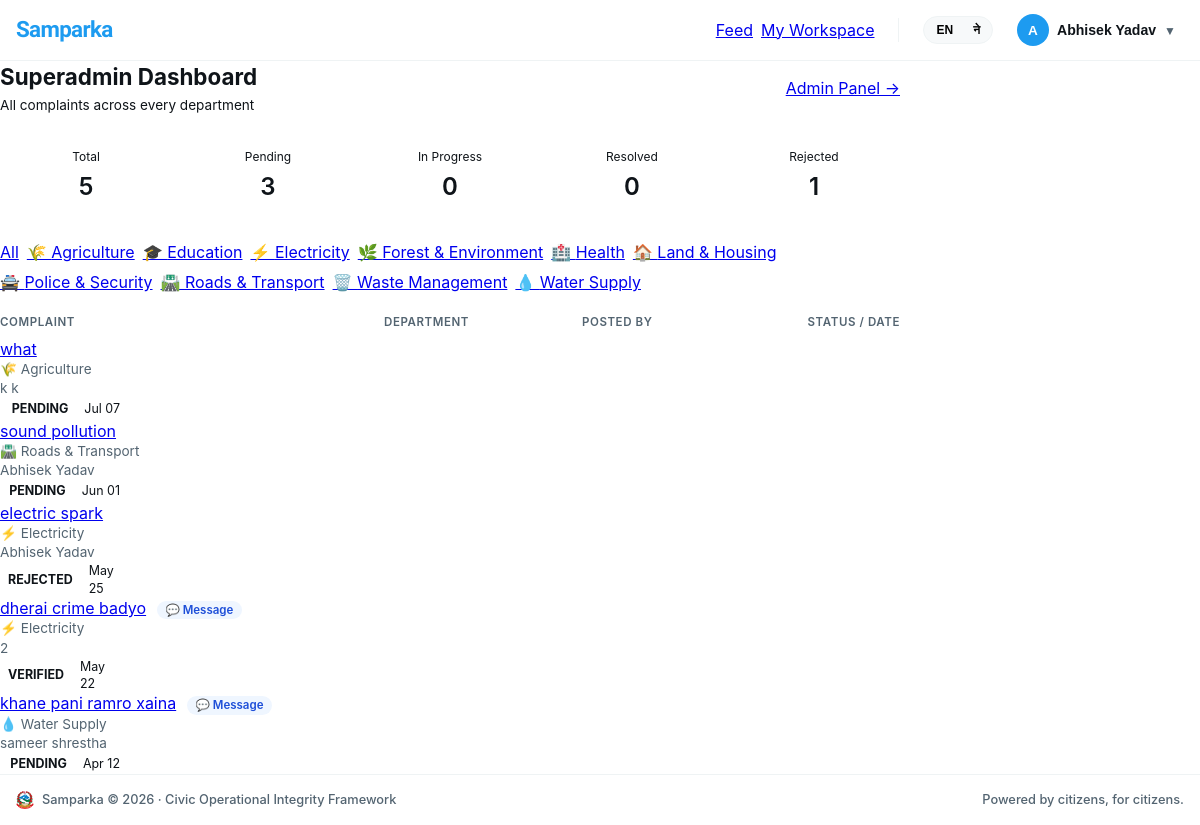
Screenshot of /accounts/superadmin/ (signed in) with the database file from the repository.
### accounts/models.py (models this page shows, shortened)
class User(AbstractUser):
    avatar = models.ImageField(upload_to='avatars/', null=True, blank=True)
    bio = models.TextField(max_length=300, blank=True)
    district = models.CharField(max_length=100, blank=True)
    ward = models.CharField(max_length=100, blank=True)
    phone = models.CharField(max_length=15, blank=True)
    is_verified = models.BooleanField(default=False)
    role = models.CharField(          # ← now inside the class
        max_length=20,
        choices=ROLE_CHOICES,
        default="user"
    )
    @property
    def display_name(self):
        if self.first_name:
            return f"{self.first_name} {self.last_name}".strip()
        return self.username

### departments/models.py (models this page shows, shortened)
class Department(models.Model):
    name = models.CharField(
        max_length=100,
        unique=True
    )
    name_ne = models.CharField(
        max_length=100,
        blank=True,
        help_text='Nepali name of the department (optional)'
    )
    slug = models.SlugField(
        unique=True
    )
    description = models.TextField(
        blank=True
    )
    icon = models.CharField(
        max_length=50,
        default='🏛️',
        help_text='Emoji icon for the department'
    )
    color = models.CharField(
        max_length=7,
        default='#3B82F6',
        help_text='Hex color for department badge'
    )
    is_active = models.BooleanField(
        default=True
    )
    created_at = models.DateTimeField(
        auto_now_add=True
    )
    class Meta:
        ordering = ['name']

### complaints/models.py (models this page shows, shortened)
class Complaint(models.Model):
    STATUS_PENDING = 'pending'
    STATUS_VERIFIED = 'verified'
    STATUS_IN_PROGRESS = 'in_progress'
    STATUS_SOLVED = 'solved'
    STATUS_REJECTED = 'rejected'
    STATUS_CHOICES = [
        (STATUS_PENDING, _('Pending')),
        (STATUS_VERIFIED, _('Verified')),
        (STATUS_IN_PROGRESS, _('In Progress')),
        (STATUS_SOLVED, _('Solved')),
        (STATUS_REJECTED, _('Rejected')),
    ]
    STATUS_COLORS = {
        STATUS_PENDING: '#F59E0B',
        STATUS_VERIFIED: '#3B82F6',
        STATUS_IN_PROGRESS: '#8B5CF6',
        STATUS_SOLVED: '#10B981',
        STATUS_REJECTED: '#EF4444',
    }
    PRIORITY_CHOICES = [
        ('low', _('Low')),
        ('medium', _('Medium')),
        ('high', _('High')),
        ('urgent', _('Urgent')),
    ]
    priority = models.CharField(max_length=10, choices=PRIORITY_CHOICES, default='medium')
    due_date = models.DateField(null=True, blank=True)
    author = models.ForeignKey(settings.AUTH_USER_MODEL, on_delete=models.CASCADE, related_name='complaints')
    department = models.ForeignKey(Department, on_delete=models.SET_NULL, null=True, related_name='complaints')
    title = models.CharField(max_length=200)
    description = models.TextField()
    status = models.CharField(max_length=20, choices=STATUS_CHOICES, default=STATUS_PENDING)
    location_name = models.CharField(max_length=200, blank=True, help_text='Human readable location name')
    latitude = models.DecimalField(max_digits=9, decimal_places=6, null=True, blank=True)
    longitude = models.DecimalField(max_digits=9, decimal_places=6, null=True, blank=True)
    upvotes = models.ManyToManyField(settings.AUTH_USER_MODEL, through='Vote', related_name='voted_complaints', blank=True)
    view_count = models.PositiveIntegerField(default=0)
    admin_note = models.TextField(blank=True, help_text='Internal note from admin (not shown to public)')
    is_anonymous = models.BooleanField(default=False)
    created_at = models.DateTimeField(auto_now_add=True)
    updated_at = models.DateTimeField(auto_now=True)
    class Meta:
        ordering = ['-created_at']
    def get_absolute_url(self):
        return reverse('complaints:detail', kwargs={'pk': self.pk})

### accounts/views.py (the view)
# urls.py: path('superadmin/',                         views.superadmin_dashboard,  name='superadmin_dashboard'),
@login_required
def superadmin_dashboard(request):
    from messaging.models import Conversation
    complaints = Complaint.objects.all().select_related('department', 'author')
    selected_dept = request.GET.get('dept')
    if selected_dept:
        complaints = complaints.filter(department_id=selected_dept)
    complaints_with_messages = set(
        Conversation.objects.filter(is_closed=False)
        .exclude(complaint=None)
        .values_list('complaint_id', flat=True)
    )
    return render(request, "complaints/superadmin.html", {
        "complaints": complaints.order_by('-created_at'),
        "departments": Department.objects.all(),
        "selected_dept": selected_dept,
        "complaints_with_messages": complaints_with_messages,
        "total":             Complaint.objects.count(),
        "pending_count":     Complaint.objects.filter(status='pending').count(),
        "in_progress_count": Complaint.objects.filter(status='in_progress').count(),
        "resolved_count":    Complaint.objects.filter(status='resolved').count(),
        "rejected_count":    Complaint.objects.filter(status='rejected').count(),
    })

### complaints/templates/complaints/superadmin.html (shortened to what this page needs)
{% extends 'base.html' %}
{% load humanize %}
{% load i18n %}
{% block content %}
<div class="container" style="max-width:900px;">
  <div style="display:flex; align-items:center; justify-content:space-between; margin-bottom:1.25rem;">
    <div>
      <h1 style="font-family:var(--font); font-size:1.4rem; margin:0 0 4px;">{% trans "Superadmin Dashboard" %}</h1>
      <p class="text-muted" style="font-size:0.85rem; margin:0;">{% trans "All complaints across every department" %}</p>
    </div>
    <a href="{% url 'admin:index' %}" class="btn btn-ghost btn-sm">{% trans "Admin Panel →" %}</a>
  </div>
  <div style="display:grid; grid-template-columns:repeat(5,1fr); gap:10px; margin-bottom:1.5rem;">
    <div class="card" style="padding:0.85rem; text-align:center;">
      <div class="text-muted" style="font-size:0.75rem; margin-bottom:4px;">{% trans "Total" %}</div>
      <div style="font-size:1.5rem; font-weight:600;">{{ total }}</div>
    </div>
    <div class="card" style="padding:0.85rem; text-align:center;">
      <div class="text-muted" style="font-size:0.75rem; margin-bottom:4px;">{% trans "Pending" %}</div>
      <div style="font-size:1.5rem; font-weight:600; color:var(--warning);">{{ pending_count }}</div>
    </div>
    <div class="card" style="padding:0.85rem; text-align:center;">
      <div class="text-muted" style="font-size:0.75rem; margin-bottom:4px;">{% trans "In Progress" %}</div>
      <div style="font-size:1.5rem; font-weight:600; color:var(--info);">{{ in_progress_count }}</div>
    </div>
    <div class="card" style="padding:0.85rem; text-align:center;">
      <div class="text-muted" style="font-size:0.75rem; margin-bottom:4px;">{% trans "Resolved" %}</div>
      <div style="font-size:1.5rem; font-weight:600; color:var(--success);">{{ resolved_count }}</div>
    </div>
    <div class="card" style="padding:0.85rem; text-align:center;">
      <div class="text-muted" style="font-size:0.75rem; margin-bottom:4px;">{% trans "Rejected" %}</div>
      <div style="font-size:1.5rem; font-weight:600; color:var(--danger);">{{ rejected_count }}</div>
    </div>
  </div>
  <div style="display:flex; gap:8px; flex-wrap:wrap; margin-bottom:1.25rem;">
    <a href="?" class="btn {% if not selected_dept %}btn-primary{% else %}btn-ghost{% endif %} btn-sm">{% trans "All" %}</a>
    {% for dept in departments %}
    <a href="?dept={{ dept.id }}"
       class="btn {% if selected_dept == dept.id|stringformat:'s' %}btn-primary{% else %}btn-ghost{% endif %} btn-sm">
      {{ dept.icon }} {{ dept.name }}
    </a>
    {% endfor %}
  </div>
  <div style="display:flex; gap:12px; padding:0 0 8px; font-size:0.72rem; font-weight:600; color:var(--text-muted); text-transform:uppercase; letter-spacing:0.05em; border-bottom:1px solid var(--border);">
    <span style="flex:2;">{% trans "Complaint" %}</span>
    <span style="flex:1;">{% trans "Department" %}</span>
    <span style="flex:1;">{% trans "Posted by" %}</span>
    <span style="width:120px; text-align:right;">{% trans "Status / Date" %}</span>
  </div>
  <div class="my-list">
    {% for complaint in complaints %}
    <div class="my-item" style="gap:12px;">
      <div style="flex:2; min-width:0;">
        <div class="my-item-title">
  <a href="{{ complaint.get_absolute_url }}">{{ complaint.title }}</a>
  {% if complaint.pk in complaints_with_messages %}
  <a href="{% url 'messaging:inbox' %}" style="background:#EFF6FF; color:#1D4ED8; padding:0.15rem 0.55rem; border-radius:999px; font-size:0.72rem; font-weight:600; text-decoration:none; margin-left:6px;">
    💬 {% trans "Message" %}
  </a>
  {% endif %}
</div>
      </div>
      <div style="flex:1; font-size:0.85rem; color:var(--text-muted);">
        {% if complaint.department %}{{ complaint.department.icon }} {{ complaint.department.name }}{% else %}—{% endif %}
      </div>
      <div style="flex:1; font-size:0.85rem; color:var(--text-muted);">
        {% if complaint.is_anonymous %}{% trans "Anonymous" %}{% else %}{{ complaint.author.display_name }}{% endif %}
      </div>
      <div style="width:120px; display:flex; align-items:center; justify-content:flex-end; gap:8px;">
        <span class="status-badge status-{{ complaint.status }}">{{ complaint.get_status_display }}</span>
        <span class="text-muted" style="font-size:0.78rem;">{{ complaint.created_at|date:"M d" }}</span>
      </div>
    </div>
    {% empty %}
    <div class="empty-state">
      <div class="empty-icon">📭</div>
      <p>{% trans "No complaints found." %}</p>
    </div>
    {% endfor %}
  </div>
</div>
{% endblock %}

### templates/base.html (shortened to what this page needs)
<!DOCTYPE html>
<html lang="{{ LANGUAGE_CODE }}">
<head>
  {% load static %}
  {% load i18n %}
  <link rel="stylesheet" href="https://unpkg.com/leaflet@1.9.4/dist/leaflet.css" />
  <link rel="stylesheet" href="{% static 'css/main.css' %}?v=105" />
  <link rel="stylesheet" href="{% static 'css/footer.css' %}?v=105" />
</head>
<body>
{% get_current_language as CURRENT_LANGUAGE %}
<div class="x-app-wrapper" style="display: flex; flex-direction: column; min-height: 100vh;">
  <header class="x-global-header">
    <div class="x-header-inner">
      <a href="{% url 'complaints:feed' %}" class="x-header-brand" style="text-decoration: none;">
        <span class="x-brand-text" style="font-family: 'Sora', sans-serif; font-weight: 800; font-size: 1.4rem; letter-spacing: -0.03em; color: var(--accent-blue, #1d9bf0);">
          {% if CURRENT_LANGUAGE == 'ne' %}सम्पर्क{% else %}Samparka{% endif %}
        </span>
      </a>
      <div class="x-header-links">
        <nav style="display: flex; align-items: center; gap: 8px;">
          <a href="{% url 'complaints:feed' %}" class="x-nav-item {% if request.resolver_match.app_name == 'complaints' and request.resolver_match.url_name == 'feed' %}active{% endif %}">{% trans "Feed" %}</a>
          {% if user.is_authenticated %}
            <a href="{% url 'complaints:my_complaints' %}" class="x-nav-item {% if request.resolver_match.url_name == 'my_complaints' %}active{% endif %}">{% trans "My Workspace" %}</a>
          {% endif %}
        </nav>
        <div class="x-header-actions-group">
          <form action="{% url 'set_language' %}" method="post" class="lang-switch" id="lang-form-master" style="margin: 0;">
            <div class="x-lang-toggle" style="display: flex; background: var(--bg-subtle, #f7f9fa); padding: 2px; border-radius: 999px; border: 1px solid var(--border-color, #eff3f4);">
              <button type="button" class="btn-lang {% if CURRENT_LANGUAGE == 'en' %}active{% endif %}" style="border: none; background: transparent; padding: 4px 10px; font-size: 0.75rem; font-weight: 700; border-radius: 999px; cursor: pointer;" onclick="switchLanguage(this, 'en')">EN</button>
              <button type="button" class="btn-lang {% if CURRENT_LANGUAGE == 'ne' %}active{% endif %}" style="border: none; background: transparent; padding: 4px 10px; font-size: 0.75rem; font-weight: 700; border-radius: 999px; cursor: pointer;" onclick="switchLanguage(this, 'ne')">ने</button>
            </div>
          </form>
          {% if user.is_authenticated %}
            <div class="nav-user-menu">
              <button class="nav-user-btn" onclick="toggleUserMenu(this, event)" style="background: none; border: none; display: flex; align-items: center; gap: 8px; cursor: pointer; padding: 4px 8px; border-radius: 999px; transition: background 0.2s;" onmouseover="this.style.background='var(--bg-subtle)'" onmouseout="this.style.background='none'">
                {% if user.avatar %}
                  <img src="{{ user.avatar.url }}" alt="{{ user.username }}" style="width: 32px; height: 32px; border-radius: 50%; object-fit: cover; border: 1px solid var(--border-color);" />
                {% else %}
                  <span style="width: 32px; height: 32px; border-radius: 50%; background: var(--accent-blue, #1d9bf0); display: inline-flex; align-items: center; justify-content: center; font-weight: 800; color: #ffffff; font-size: 0.85rem;">{{ user.username|first|upper }}</span>
                {% endif %}
                <span class="nav-username" style="font-weight: 700; font-size: 0.88rem; color: var(--text-main, #0f1419); max-width: 110px; overflow: hidden; text-overflow: ellipsis; white-space: nowrap;">{{ user.display_name }}</span>
                <span style="font-size: 0.75rem; color: var(--text-muted); padding-top: 2px;">▼</span>
              </button>
            </div>
          {% endif %}
        </div>
      </div>
    </div>
  </header>
  <main class="main-content" style="flex: 1 0 auto; display: flex; flex-direction: column;">
    {% block content %}{% endblock %}
  </main>
  <footer class="footer" style="background-color: #ffffff; border-top: 1px solid var(--border-color, #eff3f4); padding: 16px 0; flex-shrink: 0;">
    <div class="container footer-inner" style="max-width: 1250px; margin: 0 auto; padding: 0 16px; display: flex; align-items: center; justify-content: space-between; font-size: 0.8rem; color: var(--text-muted, #536471);">
      <div style="display: flex; align-items: center; gap: 8px;">
        <img src="/media/complaints/images/nepal-emblem.png" alt="{% trans 'Nepal Emblem' %}" width="18" height="18" style="object-fit: contain;">
        <span style="font-weight: 500;">Samparka &copy; 2026 &middot; {% trans "Civic Operational Integrity Framework" %}</span>
      </div>
      <div style="font-weight: 500;">{% trans "Powered by citizens, for citizens." %}</div>
    </div>
  </footer>
</div>
</body>
</html>

### rows the page displays
User: username|first "A", display_name "Abhisek Yadav"
Department: icon "🌾", name "Agriculture"
Department: icon "🎓", name "Education"
Department: icon "⚡", name "Electricity"
Department: icon "🌿", name "Forest & Environment"
Department: icon "🏥", name "Health"
Department: icon "🏠", name "Land & Housing"
Department: icon "🚔", name "Police & Security"
Department: icon "🛣️", name "Roads & Transport"
Department: icon "🗑️", name "Waste Management"
Department: icon "💧", name "Water Supply"
Complaint: title "what", department.icon "🌾", department.name "Agriculture", author.display_name "k k", status "PENDING", created_at "Jul 07"
Complaint: title "sound pollution", department.icon "🛣️", department.name "Roads & Transport", author.display_name "Abhisek Yadav", status "PENDING", created_at "Jun 01"
Complaint: title "electric spark", department.icon "⚡", department.name "Electricity", author.display_name "Abhisek Yadav", status "REJECTED", created_at "May 25"
Complaint: title "dherai crime badyo", department.icon "⚡", department.name "Electricity", author.display_name "2", status "VERIFIED", created_at "May 22"
Complaint: title "khane pani ramro xaina", department.icon "💧", department.name "Water Supply", author.display_name "sameer shrestha", status "PENDING", created_at "Apr 12"

### other values shown
{{ total }} "5"
{{ pending_count }} "3"
{{ in_progress_count }} "0"
{{ resolved_count }} "0"
{{ rejected_count }} "1"
